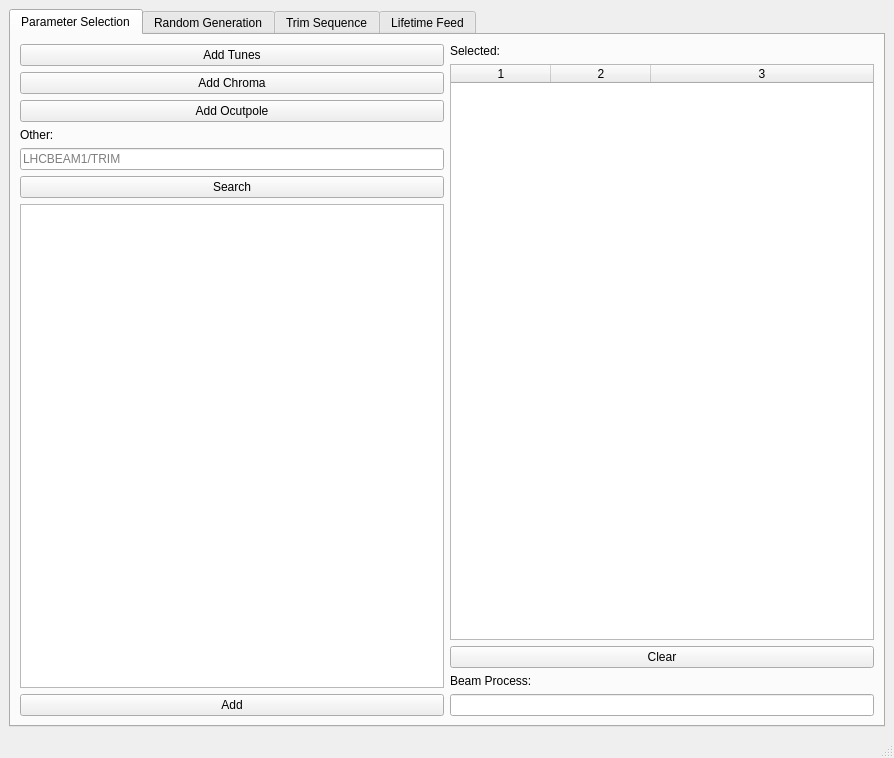
<?xml version="1.0" encoding="UTF-8"?>
<ui version="4.0">
 <class>MainWindow</class>
 <widget class="QMainWindow" name="MainWindow">
  <property name="geometry">
   <rect>
    <x>0</x>
    <y>0</y>
    <width>894</width>
    <height>758</height>
   </rect>
  </property>
  <property name="minimumSize">
   <size>
    <width>894</width>
    <height>606</height>
   </size>
  </property>
  <property name="windowTitle">
   <string>MD interface</string>
  </property>
  <widget class="QWidget" name="centralwidget">
   <layout class="QHBoxLayout" name="horizontalLayout">
    <item>
     <widget class="QTabWidget" name="tabWidget">
      <property name="currentIndex">
       <number>0</number>
      </property>
      <widget class="QWidget" name="tab">
       <attribute name="title">
        <string>Parameter Selection</string>
       </attribute>
       <layout class="QHBoxLayout" name="horizontalLayout_2">
        <item>
         <layout class="QHBoxLayout" name="horizontalLayout_3">
          <item>
           <layout class="QVBoxLayout" name="verticalLayout">
            <item>
             <widget class="QPushButton" name="pb_tunes">
              <property name="text">
               <string>Add Tunes</string>
              </property>
             </widget>
            </item>
            <item>
             <widget class="QPushButton" name="pb_chrom">
              <property name="text">
               <string>Add Chroma</string>
              </property>
             </widget>
            </item>
            <item>
             <widget class="QPushButton" name="pb_oct">
              <property name="enabled">
               <bool>true</bool>
              </property>
              <property name="text">
               <string>Add Ocutpole</string>
              </property>
             </widget>
            </item>
            <item>
             <widget class="QLabel" name="label_other">
              <property name="text">
               <string>Other:</string>
              </property>
             </widget>
            </item>
            <item>
             <widget class="QLineEdit" name="lineEdit_search">
              <property name="placeholderText">
               <string>LHCBEAM1/TRIM</string>
              </property>
             </widget>
            </item>
            <item>
             <widget class="QPushButton" name="pb_search">
              <property name="text">
               <string>Search</string>
              </property>
             </widget>
            </item>
            <item>
             <widget class="QListWidget" name="list_search">
              <property name="selectionMode">
               <enum>QAbstractItemView::ExtendedSelection</enum>
              </property>
             </widget>
            </item>
            <item>
             <widget class="QPushButton" name="pb_search_add">
              <property name="text">
               <string>Add</string>
              </property>
             </widget>
            </item>
           </layout>
          </item>
          <item>
           <layout class="QVBoxLayout" name="verticalLayout_4">
            <item>
             <widget class="QLabel" name="label_selected">
              <property name="text">
               <string>Selected:</string>
              </property>
             </widget>
            </item>
            <item>
             <widget class="QTableWidget" name="tableWidget">
              <property name="selectionBehavior">
               <enum>QAbstractItemView::SelectRows</enum>
              </property>
              <property name="columnCount">
               <number>3</number>
              </property>
              <attribute name="horizontalHeaderVisible">
               <bool>true</bool>
              </attribute>
              <attribute name="horizontalHeaderStretchLastSection">
               <bool>true</bool>
              </attribute>
              <attribute name="verticalHeaderVisible">
               <bool>false</bool>
              </attribute>
              <attribute name="verticalHeaderStretchLastSection">
               <bool>false</bool>
              </attribute>
              <column/>
              <column/>
              <column/>
             </widget>
            </item>
            <item>
             <widget class="QPushButton" name="pb_clear">
              <property name="text">
               <string>Clear</string>
              </property>
             </widget>
            </item>
            <item>
             <widget class="QLabel" name="label_bp">
              <property name="text">
               <string>Beam Process:</string>
              </property>
             </widget>
            </item>
            <item>
             <widget class="QLineEdit" name="line_bp"/>
            </item>
           </layout>
          </item>
         </layout>
        </item>
       </layout>
      </widget>
      <widget class="QWidget" name="tab_2">
       <attribute name="title">
        <string>Random Generation</string>
       </attribute>
       <layout class="QVBoxLayout" name="verticalLayout_3">
        <item>
         <layout class="QVBoxLayout" name="verticalLayout_2">
          <item>
           <layout class="QHBoxLayout" name="horizontalLayout_4">
            <item>
             <widget class="QComboBox" name="comboBox"/>
            </item>
            <item>
             <widget class="QLabel" name="label_n_points">
              <property name="sizePolicy">
               <sizepolicy hsizetype="Fixed" vsizetype="Fixed">
                <horstretch>0</horstretch>
                <verstretch>0</verstretch>
               </sizepolicy>
              </property>
              <property name="text">
               <string>Number of points:</string>
              </property>
             </widget>
            </item>
            <item>
             <widget class="QLineEdit" name="line_n_points">
              <property name="sizePolicy">
               <sizepolicy hsizetype="Fixed" vsizetype="Fixed">
                <horstretch>0</horstretch>
                <verstretch>0</verstretch>
               </sizepolicy>
              </property>
             </widget>
            </item>
           </layout>
          </item>
          <item>
           <layout class="QHBoxLayout" name="horizontalLayout_5">
            <item>
             <widget class="QPushButton" name="pb_generate">
              <property name="text">
               <string>Generate Trims</string>
              </property>
             </widget>
            </item>
            <item>
             <widget class="QPushButton" name="pb_ref">
              <property name="text">
               <string>Reference Trims</string>
              </property>
             </widget>
            </item>
            <item>
             <widget class="QPushButton" name="pb_optimize">
              <property name="enabled">
               <bool>true</bool>
              </property>
              <property name="text">
               <string>Optimize Sequence</string>
              </property>
             </widget>
            </item>
            <item>
             <widget class="QPushButton" name="pb_load">
              <property name="text">
               <string>Load Sequence</string>
              </property>
             </widget>
            </item>
            <item>
             <widget class="QPushButton" name="pb_save">
              <property name="text">
               <string>Save Sequence</string>
              </property>
             </widget>
            </item>
           </layout>
          </item>
          <item>
           <widget class="QProgressBar" name="progressBar">
            <property name="value">
             <number>0</number>
            </property>
            <property name="textVisible">
             <bool>true</bool>
            </property>
           </widget>
          </item>
         </layout>
        </item>
       </layout>
      </widget>
      <widget class="QWidget" name="tab_3">
       <attribute name="title">
        <string>Trim Sequence</string>
       </attribute>
       <layout class="QVBoxLayout" name="verticalLayout_6">
        <item>
         <layout class="QVBoxLayout" name="verticalLayout_5">
          <item>
           <widget class="QComboBox" name="comboBox_2"/>
          </item>
          <item>
           <layout class="QHBoxLayout" name="horizontalLayout_6">
            <item>
             <widget class="QLabel" name="label_waittime">
              <property name="sizePolicy">
               <sizepolicy hsizetype="Fixed" vsizetype="Fixed">
                <horstretch>0</horstretch>
                <verstretch>0</verstretch>
               </sizepolicy>
              </property>
              <property name="text">
               <string>Wait time (s): </string>
              </property>
             </widget>
            </item>
            <item>
             <widget class="QLineEdit" name="line_waittime">
              <property name="sizePolicy">
               <sizepolicy hsizetype="Fixed" vsizetype="Fixed">
                <horstretch>0</horstretch>
                <verstretch>0</verstretch>
               </sizepolicy>
              </property>
             </widget>
            </item>
            <item>
             <widget class="QCheckBox" name="check_simulate">
              <property name="sizePolicy">
               <sizepolicy hsizetype="Fixed" vsizetype="Fixed">
                <horstretch>0</horstretch>
                <verstretch>0</verstretch>
               </sizepolicy>
              </property>
              <property name="text">
               <string>Simulate</string>
              </property>
              <property name="checked">
               <bool>true</bool>
              </property>
             </widget>
            </item>
            <item>
             <widget class="QPushButton" name="pb_go">
              <property name="text">
               <string>Go !</string>
              </property>
             </widget>
            </item>
            <item>
             <widget class="QPushButton" name="pb_revert">
              <property name="autoFillBackground">
               <bool>false</bool>
              </property>
              <property name="text">
               <string>Revert</string>
              </property>
             </widget>
            </item>
            <item>
             <widget class="QPushButton" name="pb_forward">
              <property name="text">
               <string>Forward</string>
              </property>
             </widget>
            </item>
            <item>
             <widget class="QPushButton" name="pb_stop">
              <property name="text">
               <string>Stop</string>
              </property>
             </widget>
            </item>
            <item>
             <widget class="QPushButton" name="pb_initial">
              <property name="text">
               <string>Initial</string>
              </property>
             </widget>
            </item>
           </layout>
          </item>
         </layout>
        </item>
        <item>
         <layout class="QHBoxLayout" name="horizontalLayout_7">
          <item>
           <widget class="QLabel" name="label_outfile">
            <property name="sizePolicy">
             <sizepolicy hsizetype="Fixed" vsizetype="Fixed">
              <horstretch>0</horstretch>
              <verstretch>0</verstretch>
             </sizepolicy>
            </property>
            <property name="text">
             <string>Output file</string>
            </property>
           </widget>
          </item>
          <item>
           <widget class="QLineEdit" name="line_outfile">
            <property name="sizePolicy">
             <sizepolicy hsizetype="Preferred" vsizetype="Fixed">
              <horstretch>0</horstretch>
              <verstretch>0</verstretch>
             </sizepolicy>
            </property>
           </widget>
          </item>
          <item>
           <widget class="QLabel" name="label_desc">
            <property name="sizePolicy">
             <sizepolicy hsizetype="Fixed" vsizetype="Fixed">
              <horstretch>0</horstretch>
              <verstretch>0</verstretch>
             </sizepolicy>
            </property>
            <property name="text">
             <string>Description:</string>
            </property>
           </widget>
          </item>
          <item>
           <widget class="QLineEdit" name="line_desc">
            <property name="sizePolicy">
             <sizepolicy hsizetype="Preferred" vsizetype="Fixed">
              <horstretch>0</horstretch>
              <verstretch>0</verstretch>
             </sizepolicy>
            </property>
           </widget>
          </item>
         </layout>
        </item>
       </layout>
      </widget>
      <widget class="QWidget" name="tab_4">
       <attribute name="title">
        <string>Lifetime Feed</string>
       </attribute>
       <layout class="QVBoxLayout" name="verticalLayout_7">
        <item>
         <layout class="QVBoxLayout" name="layout_lifetime"/>
        </item>
        <item>
         <widget class="QPushButton" name="pb_clear_lt">
          <property name="text">
           <string>Clear</string>
          </property>
         </widget>
        </item>
       </layout>
      </widget>
     </widget>
    </item>
   </layout>
  </widget>
  <widget class="QStatusBar" name="statusbar"/>
 </widget>
 <resources/>
 <connections/>
</ui>
